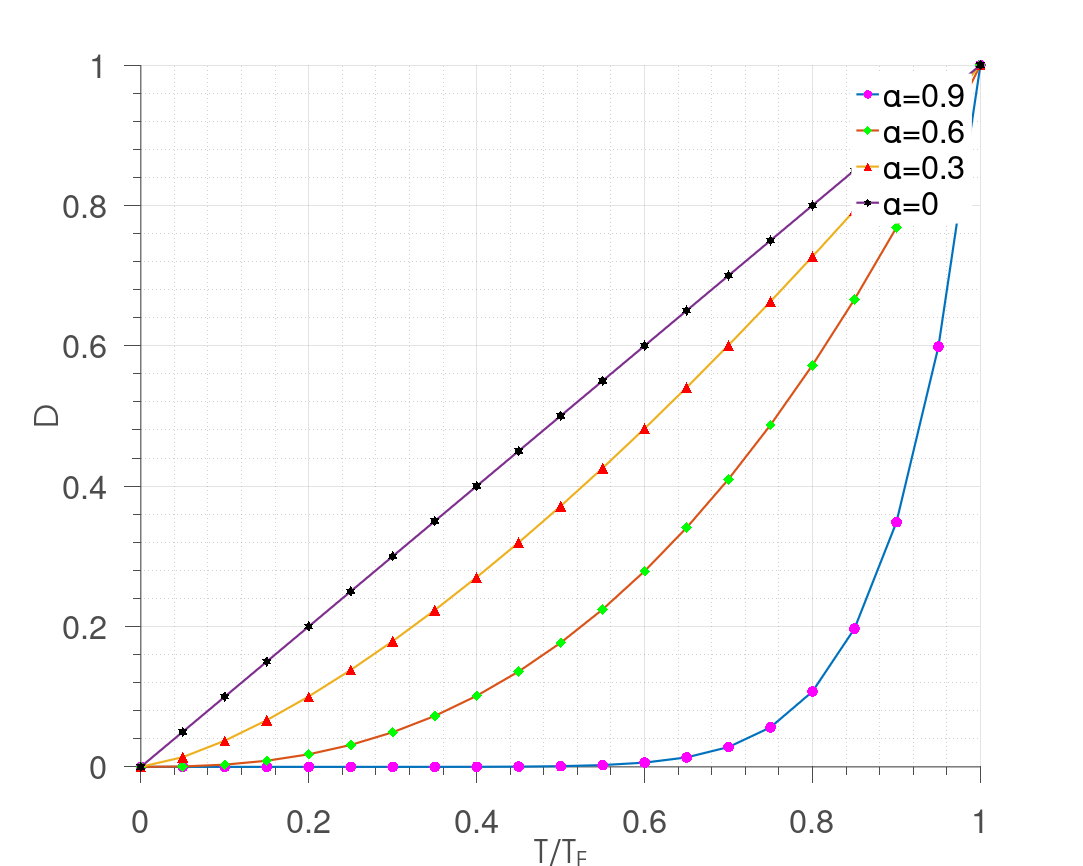

This chart was generated by the following MATLAB code:
clear;clc
alpha1=0.9;
alpha2=0.6;
alpha3=0.3;
alpha4=0;
alpha5=-1;
alpha6=-5;
alpha7=-80;
gam=0.5;

ratio=0:0.05:1;

D1=ratio.^(1/(1-alpha1));
D2=ratio.^(1/(1-alpha2));
D3=ratio.^(1/(1-alpha3));
D4=ratio.^(1/(1-alpha4));
% D1=(1-(1-ratio.^(1/(1-alpha1)))).^(1/(gam+1));
% D2=(1-(1-ratio.^(1/(1-alpha2)))).^(1/(gam+1));
% D3=(1-(1-ratio.^(1/(1-alpha3)))).^(1/(gam+1));
hold on;
PD1 = plot(ratio,D1,'LineWidth', 2, 'Marker', 'o', 'MarkerSize', 10, ...
     'MarkerEdgeColor',  'none', 'MarkerFaceColor' , 'm');
PD2 =  plot(ratio,D2,'LineWidth', 2, 'Marker', 'd', 'MarkerSize', 10, ...
     'MarkerEdgeColor',  'none', 'MarkerFaceColor' , 'g');
PD3 =  plot(ratio,D3,'LineWidth', 2, 'Marker', '^', 'MarkerSize', 10, ...
     'MarkerEdgeColor',  'none', 'MarkerFaceColor' , 'r');
PD4 =  plot(ratio,D4,'LineWidth', 2, 'Marker', 'h', 'MarkerSize', 10, ...
     'MarkerEdgeColor',  'none', 'MarkerFaceColor' , 'k');
% PD5 =  plot(ratio,D5,'LineWidth', 2, 'Marker', 's', 'MarkerSize', 10, ...
%      'MarkerEdgeColor',  'none', 'MarkerFaceColor' , 'b');
% PD6 =  plot(ratio,D6,'LineWidth', 2, 'Marker', 'd', 'MarkerSize', 10, ...
%      'MarkerEdgeColor',  'none', 'MarkerFaceColor' , 'g');
% PD7 =  plot(ratio,D7,'LineWidth', 2, 'Marker', '^', 'MarkerSize', 10, ...
%      'MarkerEdgeColor',  'none', 'MarkerFaceColor' , 'r');
xlabel('T/T_{F}');
ylabel('D');
% % ---------------------plot settings-----------------------------
grid on;
grid minor;
set(gca ,'FontSize',30);
hXLabel = xlabel('T/T_F' ,'Fontsize' ,30);
hYLabel =ylabel('D', 'Fontsize' ,30);
hLegend=legend([PD1,PD2,PD3,PD4],'\alpha=0.9','\alpha=0.6',...
   '\alpha=0.3','\alpha=0','Location','Best');
set([hLegend, gca], 'FontSize', 30)
set(hLegend,'Box','on');
set(hLegend,'EdgeColor',[1 1 1]); %set the edge colour of the legend to white 
% 
 % Adjust font
set(gca, 'FontName', 'Helvetica')
set([ hXLabel, hYLabel], 'FontName', 'AvantGarde')
set([hXLabel, hYLabel], 'FontSize', 30)
% Adjust axes properties
set(gca, 'Box', 'off', 'TickDir', 'out', 'TickLength', [.02 .02], ...
    'XMinorTick', 'on', 'YMinorTick', 'on', 'YGrid', 'on', ...
    'XColor', [.3 .3 .3], 'YColor', [.3 .3 .3], ...
    'LineWidth', 1)
set(gcf,'color','w'); %set figure background transparent
set(gca,'color','w'); %set axis transparent
% Maximize print figure
set(gcf,'outerposition',get(0,'screensize'));
set(gcf, 'PaperPositionMode', 'manual');
set(gcf, 'PaperUnits', 'points'); %[ {inches} | centimeters | normalized | points ]
set(gcf, 'PaperPosition', [0 0 1000 800]);
% saveas(gcf,'F:\Git\Anew\figures\alpha_accumulation_speed.png');
